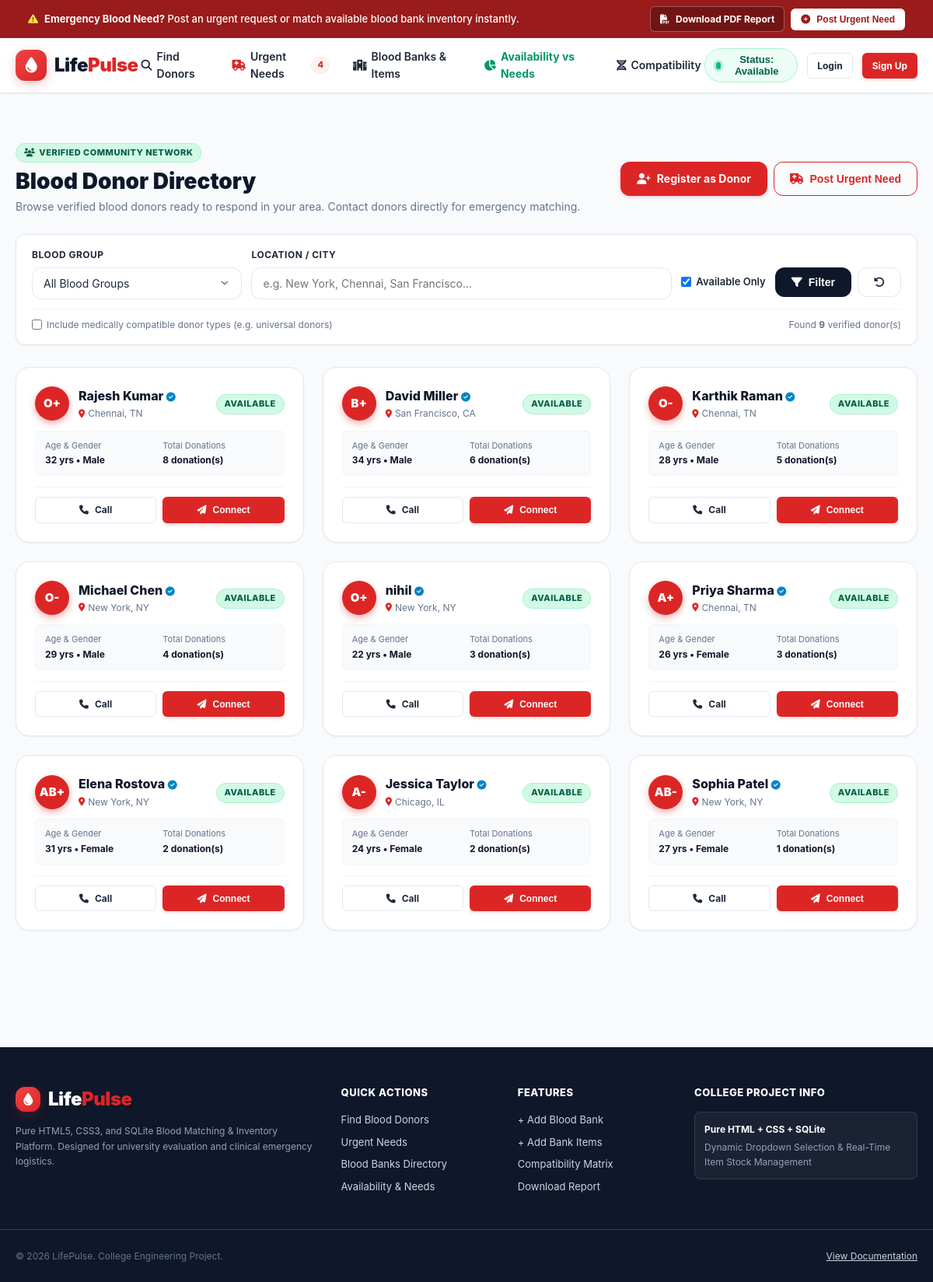
The page /donors on the database its author committed.
### tables this page shows
CREATE TABLE donors (
        id INTEGER PRIMARY KEY AUTOINCREMENT,
        user_id INTEGER,
        name TEXT NOT NULL,
        blood_group TEXT NOT NULL,
        age INTEGER,
        gender TEXT,
        phone TEXT NOT NULL,
        email TEXT,
        city TEXT NOT NULL,
        state TEXT,
        zip_code TEXT,
        last_donation_date TEXT,
        is_available INTEGER DEFAULT 1,
        is_verified INTEGER DEFAULT 1,
        donations_count INTEGER DEFAULT 1,
        created_at TIMESTAMP DEFAULT CURRENT_TIMESTAMP,
        FOREIGN KEY (user_id) REFERENCES users(id)
    );

### app.py (the view, shortened to what this page needs)
@app.route('/donors')
def donors_page():
    blood_group = request.args.get('blood_group', '').strip()
    location = request.args.get('location', '').strip()
    available_only = request.args.get('available_only', '1') == '1'
    compatible_mode = request.args.get('compatible', 'false') == 'true'
    conn = get_db_connection()
    query = "SELECT * FROM donors WHERE 1=1"
    params = []
    if available_only:
        query += " AND is_available = 1"
    if location:
        query += " AND (city LIKE ? OR state LIKE ? OR zip_code LIKE ?)"
        loc_pattern = f"%{location}%"
        params.extend([loc_pattern, loc_pattern, loc_pattern])
    query += " ORDER BY is_available DESC, donations_count DESC"
    donors = conn.execute(query, params).fetchall()
    conn.close()
    return render_template(
        'donors.html',
        donors=donors,
        selected_group=blood_group,
        search_location=location,
        available_only=available_only,
        compatible_mode=compatible_mode
    )

### app.py (called while the page is built)
def get_current_user():
    user_id = session.get('user_id')
    if not user_id:
        return None
    conn = get_db_connection()
    user = conn.execute("SELECT * FROM users WHERE id = ?", (user_id,)).fetchone()
    conn.close()
    return dict(user) if user else None

def get_stats():
    conn = get_db_connection()
    donors_count = conn.execute("SELECT COUNT(*) FROM donors WHERE is_available = 1").fetchone()[0]
    urgent_count = conn.execute("SELECT COUNT(*) FROM urgent_requests WHERE status = 'ACTIVE'").fetchone()[0]
    blood_banks_count = conn.execute("SELECT COUNT(*) FROM blood_banks").fetchone()[0]
    total_stock_units = conn.execute("SELECT SUM(units_available) FROM blood_inventory").fetchone()[0] or 0
    total_donations = conn.execute("SELECT SUM(donations_count) FROM donors").fetchone()[0] or 10
    lives_impacted = total_donations * 3 + total_stock_units
    conn.close()
    return {
        'available_donors': donors_count,
        'urgent_requests': urgent_count,
        'blood_banks_count': blood_banks_count,
        'total_stock_units': total_stock_units,
        'lives_impacted': lives_impacted
    }

### database.py (called while the page is built)
def get_db_connection():
    conn = sqlite3.connect(DB_PATH)
    conn.row_factory = sqlite3.Row
    return conn

### templates/donors.html (shortened to what this page needs)
{% extends "base.html" %}
{% block content %}
<div class="container" style="padding-top: 30px; padding-bottom: 50px;">
    <div class="page-header">
        <div>
            <div class="badge badge-success" style="margin-bottom: 8px;">
                <i class="fa-solid fa-users"></i> Verified Community Network
            </div>
            <h1 class="page-title">Blood Donor Directory</h1>
            <p class="page-subtitle">
                Browse verified blood donors ready to respond in your area. Contact donors directly for emergency matching.
            </p>
        </div>
        <div class="flex gap-2">
            <a href="{{ url_for('register_donor') }}" class="btn btn-primary">
                <i class="fa-solid fa-user-plus"></i> Register as Donor
            </a>
            <button onclick="openModal('urgentNeedModal')" class="btn btn-outline-primary">
                <i class="fa-solid fa-truck-medical"></i> Post Urgent Need
            </button>
        </div>
    </div>
    <div class="filter-bar">
        <form action="{{ url_for('donors_page') }}" method="GET">
            <div class="flex items-center gap-3" style="flex-wrap: wrap; margin-bottom: 12px;">
                <div style="flex: 1; min-width: 160px;">
                    <label class="form-label">Blood Group</label>
                    <select name="blood_group" class="form-select">
                        <option value="">All Blood Groups</option>
                    </select>
                </div>
                <div style="flex: 2; min-width: 220px;">
                    <label class="form-label">Location / City</label>
                    <input type="text" name="location" value="{{ search_location or '' }}"
                           placeholder="e.g. New York, Chennai, San Francisco..."
                           class="form-control">
                </div>
                <div style="display: flex; align-items: center; gap: 8px; margin-top: 22px;">
                    <label style="display: flex; align-items: center; gap: 6px; font-size: 13px; font-weight: 600; cursor: pointer;">
                        <input type="checkbox" name="available_only" value="1" {% if available_only %}checked{% endif %}>
                        <span>Available Only</span>
                    </label>
                </div>
                <div style="display: flex; gap: 8px; margin-top: 22px;">
                    <button type="submit" class="btn btn-secondary">
                        <i class="fa-solid fa-filter"></i> Filter
                    </button>
                    <a href="{{ url_for('donors_page') }}" class="btn btn-outline" title="Reset Filters">
                        <i class="fa-solid fa-rotate-left"></i>
                    </a>
                </div>
            </div>
            <div style="display: flex; justify-content: space-between; align-items: center; font-size: 12px; color: var(--text-muted); border-top: 1px solid var(--border-subtle); padding-top: 10px;">
                <label style="display: flex; align-items: center; gap: 6px; cursor: pointer;">
                    <input type="checkbox" name="compatible" value="true" {% if compatible_mode %}checked{% endif %}>
                    <span>Include medically compatible donor types (e.g. universal donors)</span>
                </label>
                <span>Found <strong>{{ donors|length }}</strong> verified donor(s)</span>
            </div>
        </form>
    </div>
    <div class="grid-3" style="margin-bottom: 40px;">
        {% for donor in donors %}
        <div class="card" style="display: flex; flex-direction: column; justify-content: space-between;">
            <div>
                <div class="flex items-center justify-between mb-3">
                    <div class="flex items-center gap-3">
                        <div class="blood-avatar" style="width: 44px; height: 44px; font-size: 15px;">
                            {{ donor.blood_group }}
                        </div>
                        <div>
                            <h3 style="font-size: 16px; font-weight: 800; color: var(--secondary);">
                                {{ donor.name }}
                                {% if donor.is_verified %}
                                <i class="fa-solid fa-circle-check" style="color: #0284c7; font-size: 12px;" title="Verified Donor"></i>
                                {% endif %}
                            </h3>
                            <div style="font-size: 12px; color: var(--text-muted); display: flex; align-items: center; gap: 4px;">
                                <i class="fa-solid fa-location-dot" style="font-size: 11px; color: var(--primary);"></i>
                                <span>{{ donor.city }}, {{ donor.state or 'Online' }}</span>
                            </div>
                        </div>
                    </div>
                    <div>
                        {% if donor.is_available %}
                        <span class="badge badge-success">Available</span>
                        {% else %}
                        <span class="badge" style="background: #f1f5f9; color: #64748b;">Offline</span>
                        {% endif %}
                    </div>
                </div>
                <div style="background: #f8fafc; border: 1px solid var(--border-subtle); border-radius: var(--radius-sm); padding: 10px 12px; margin-bottom: 14px; font-size: 12px; display: grid; grid-template-columns: 1fr 1fr; gap: 8px;">
                    <div>
                        <span style="color: var(--text-muted); display: block; font-size: 11px;">Age & Gender</span>
                        <strong style="color: var(--secondary);">{{ donor.age or '25' }} yrs &bull; {{ donor.gender or 'N/A' }}</strong>
                    </div>
                    <div>
                        <span style="color: var(--text-muted); display: block; font-size: 11px;">Total Donations</span>
                        <strong style="color: var(--secondary);">{{ donor.donations_count }} donation(s)</strong>
                    </div>
                </div>
            </div>
            <div style="display: grid; grid-template-columns: 1fr 1fr; gap: 8px; padding-top: 12px; border-top: 1px solid var(--border-subtle);">
                <a href="tel:{{ donor.phone }}" class="btn btn-sm btn-outline">
                    <i class="fa-solid fa-phone"></i> Call
                </a>
                <button onclick="openDonorContactModal('{{ donor.name }}', '{{ donor.blood_group }}', '{{ donor.city }}', '{{ donor.phone }}')" class="btn btn-sm btn-primary">
                    <i class="fa-solid fa-paper-plane"></i> Connect
                </button>
            </div>
        </div>
        {% endfor %}
    </div>
</div>
{% endblock %}

### templates/base.html (shortened to what this page needs)
<!DOCTYPE html>
<html lang="en">
<head>
    <link rel="stylesheet" href="{{ url_for('static', filename='css/style.css') }}">
    <link rel="stylesheet" href="https://cdnjs.cloudflare.com/ajax/libs/font-awesome/6.5.1/css/all.min.css">
</head>
<body>
    <div class="announcement-bar">
        <div class="container announcement-container">
            <div class="announcement-text">
                <i class="fa-solid fa-triangle-exclamation" style="color: #fde047;"></i>
                <span><strong>Emergency Blood Need?</strong> Post an urgent request or match available blood bank inventory instantly.</span>
            </div>
            <div class="announcement-actions">
                <a href="{{ url_for('download_pdf_report') }}" class="btn btn-sm btn-outline" style="background: rgba(0,0,0,0.25); color: #fff; border-color: rgba(255,255,255,0.3);">
                    <i class="fa-solid fa-file-pdf"></i> Download PDF Report
                </a>
                <button onclick="openModal('urgentNeedModal')" class="btn btn-sm btn-primary" style="background: #ffffff; color: var(--primary-dark);">
                    <i class="fa-solid fa-circle-plus"></i> Post Urgent Need
                </button>
            </div>
        </div>
    </div>
    <header class="navbar">
        <div class="container navbar-inner">
            <a href="{{ url_for('index') }}" class="brand-logo">
                <div class="brand-icon">
                    <i class="fa-solid fa-droplet"></i>
                </div>
                <span>Life<span class="brand-accent">Pulse</span></span>
            </a>
            <nav>
                <ul class="nav-links">
                    <li><a href="{{ url_for('donors_page') }}" class="nav-link"><i class="fa-solid fa-magnifying-glass"></i> Find Donors</a></li>
                    <li>
                        <a href="{{ url_for('urgent_needs_page') }}" class="nav-link">
                            <i class="fa-solid fa-truck-medical" style="color: var(--primary);"></i> Urgent Needs
                            {% if active_urgent_count %}
                            <span class="nav-counter-badge">{{ active_urgent_count }}</span>
                            {% endif %}
                        </a>
                    </li>
                    <li><a href="{{ url_for('blood_banks_page') }}" class="nav-link"><i class="fa-solid fa-hospital"></i> Blood Banks & Items</a></li>
                    <li><a href="{{ url_for('availability_and_needs') }}" class="nav-link" style="color: #059669; font-weight: 700;"><i class="fa-solid fa-chart-pie"></i> Availability vs Needs</a></li>
                    <li><a href="{{ url_for('compatibility_page') }}" class="nav-link"><i class="fa-solid fa-dna"></i> Compatibility</a></li>
                </ul>
            </nav>
            <div class="navbar-right">
                <button id="statusToggleBtn" onclick="toggleDonorStatus()" class="status-pill {% if status_text == 'Available' %}available{% else %}unavailable{% endif %}" title="Click to toggle your donor availability">
                    <span id="statusIndicatorDot" class="status-dot"></span>
                    <span>Status: <strong id="statusText">{{ status_text }}</strong></span>
                </button>
                {% if is_authenticated %}
                <a href="{{ url_for('dashboard') }}" class="btn btn-sm btn-outline">
                    <i class="fa-solid fa-circle-user"></i> {{ current_user.name }}
                </a>
                <a href="{{ url_for('logout') }}" class="btn btn-sm btn-outline" style="color: var(--primary);" title="Logout">
                    <i class="fa-solid fa-power-off"></i>
                </a>
                {% else %}
                <a href="{{ url_for('login') }}" class="btn btn-sm btn-outline">Login</a>
                <a href="{{ url_for('signup') }}" class="btn btn-sm btn-primary">Sign Up</a>
                {% endif %}
            </div>
        </div>
    </header>
    <main>
        {% block content %}{% endblock %}
    </main>
    <footer class="site-footer">
        <div class="container footer-grid">
            <div>
                <div class="brand-logo" style="color: #ffffff; margin-bottom: 12px;">
                    <div class="brand-icon" style="width: 32px; height: 32px; font-size: 16px;">
                        <i class="fa-solid fa-droplet"></i>
                    </div>
                    <span>Life<span class="brand-accent">Pulse</span></span>
                </div>
                <p style="color: #94a3b8; font-size: 12px; line-height: 1.6;">
                    Pure HTML5, CSS3, and SQLite Blood Matching & Inventory Platform. Designed for university evaluation and clinical emergency logistics.
                </p>
            </div>
            <div>
                <h4 class="footer-heading">Quick Actions</h4>
                <ul class="footer-links">
                    <li><a href="{{ url_for('donors_page') }}">Find Blood Donors</a></li>
                    <li><a href="{{ url_for('urgent_needs_page') }}">Urgent Needs</a></li>
                    <li><a href="{{ url_for('blood_banks_page') }}">Blood Banks Directory</a></li>
                    <li><a href="{{ url_for('availability_and_needs') }}">Availability & Needs</a></li>
                </ul>
            </div>
            <div>
                <h4 class="footer-heading">Features</h4>
                <ul class="footer-links">
                    <li><a href="javascript:void(0)" onclick="openModal('addBloodBankModal')">+ Add Blood Bank</a></li>
                    <li><a href="javascript:void(0)" onclick="openModal('addInventoryModal')">+ Add Bank Items</a></li>
                    <li><a href="{{ url_for('compatibility_page') }}">Compatibility Matrix</a></li>
                    <li><a href="{{ url_for('project_report') }}" target="_blank">Download Report</a></li>
                </ul>
            </div>
            <div>
                <h4 class="footer-heading">College Project Info</h4>
                <div style="background: rgba(255,255,255,0.05); padding: 12px; border-radius: 8px; font-size: 12px; border: 1px solid rgba(255,255,255,0.1);">
                    <p style="color: #fff; font-weight: 700;">Pure HTML + CSS + SQLite</p>
                    <p style="color: #94a3b8; margin-top: 4px;">Dynamic Dropdown Selection & Real-Time Item Stock Management</p>
                </div>
            </div>
        </div>
        <div class="container footer-bottom">
            <div>&copy; 2026 LifePulse. College Engineering Project.</div>
            <div>
                <a href="{{ url_for('project_report') }}" target="_blank" style="color: #cbd5e1; text-decoration: underline;">View Documentation</a>
            </div>
        </div>
    </footer>
</body>
</html>

### rows shown on the page
donors: blood_group "O+", name "Rajesh Kumar", is_verified 1 (drawn), city "Chennai", state "TN", is_available "AVAILABLE", age "32", gender "Male", donations_count "8"
donors: blood_group "B+", name "David Miller", is_verified 1 (drawn), city "San Francisco", state "CA", is_available "AVAILABLE", age "34", gender "Male", donations_count "6"
donors: blood_group "O-", name "Karthik Raman", is_verified 1 (drawn), city "Chennai", state "TN", is_available "AVAILABLE", age "28", gender "Male", donations_count "5"
donors: blood_group "O-", name "Michael Chen", is_verified 1 (drawn), city "New York", state "NY", is_available "AVAILABLE", age "29", gender "Male", donations_count "4"
donors: blood_group "O+", name "nihil", is_verified 1 (drawn), city "New York", state "NY", is_available "AVAILABLE", age "22", gender "Male", donations_count "3"
donors: blood_group "A+", name "Priya Sharma", is_verified 1 (drawn), city "Chennai", state "TN", is_available "AVAILABLE", age "26", gender "Female", donations_count "3"
donors: blood_group "AB+", name "Elena Rostova", is_verified 1 (drawn), city "New York", state "NY", is_available "AVAILABLE", age "31", gender "Female", donations_count "2"
donors: blood_group "A-", name "Jessica Taylor", is_verified 1 (drawn), city "Chicago", state "IL", is_available "AVAILABLE", age "24", gender "Female", donations_count "2"
donors: blood_group "AB-", name "Sophia Patel", is_verified 1 (drawn), city "New York", state "NY", is_available "AVAILABLE", age "27", gender "Female", donations_count "1"

### other values the page prints
{{ active_urgent_count }} "4"
{{ status_text }} "Available"
{{ donors|length }} "9"
